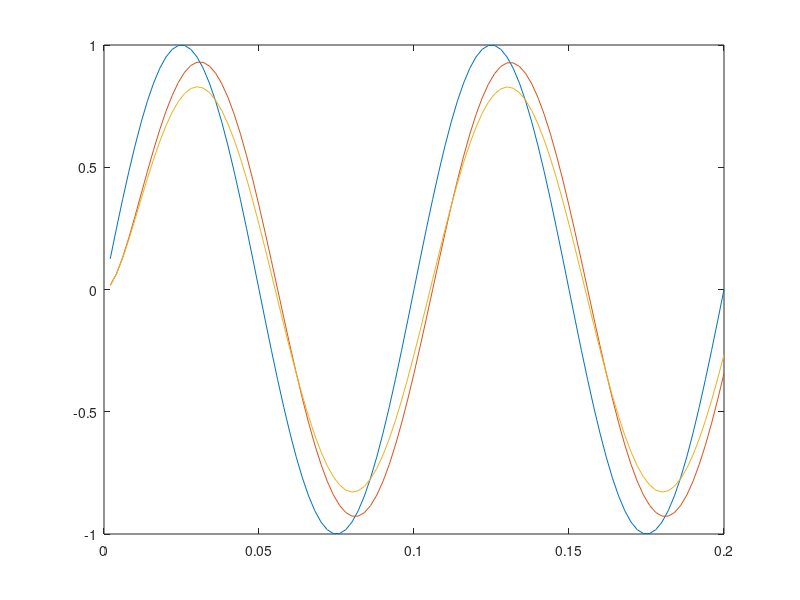

Write the MATLAB code that produced this figure.
% Author: Enrico Caruso

% 1st-order Butterworth - fc 25 Hz at fs 500 Hz
nmax = 100;
n = (1:nmax);
fs = 500;
f = 10;
t = n / fs;
x = sin(2*pi*f*n/fs);

% real coefficients (butter(1,0.1)
a0 = 0.1367; 
a1 = a0;
b0 = 1;
b1 = -0.7265;
x1 = 0; y1 = 0;
for i = 1:nmax
    x0 = x(i);
    y0 = a0 * x0 + a1 * x1 - b1 * y1;
    y(i) = y0;
    x1 = x0; y1 = y0;
end;

% 14 bits fraction
a0 = 2239; 
a1 = a0;
b0 = 16384;
b1 = -11903;
x1 = 0; y1 = 0;
for i = 1:nmax
    x0 = x(i);
    y0 = (a0 * x0 + a1 * x1 - b1 * y1) / 16384;
    y(i) = y0;
    x1 = x0; y1 = y0;
end;

% 14 bits fraction, approximated to powers of 2
a0 = 2048 + 128 + 64; % 2240
a1 = a0;
b0 = 16384;
b1 = -(8192 + 2048 + 1024); % 11264
x1 = 0; y1 = 0;
for i = 1:nmax
    x0 = x(i);
    y0 = (a0 * x0 + a1 * x1 - b1 * y1) / 16384;
    z(i) = y0;
    x1 = x0; y1 = y0;
end;
figure ; plot(t,[x',y',z']);
